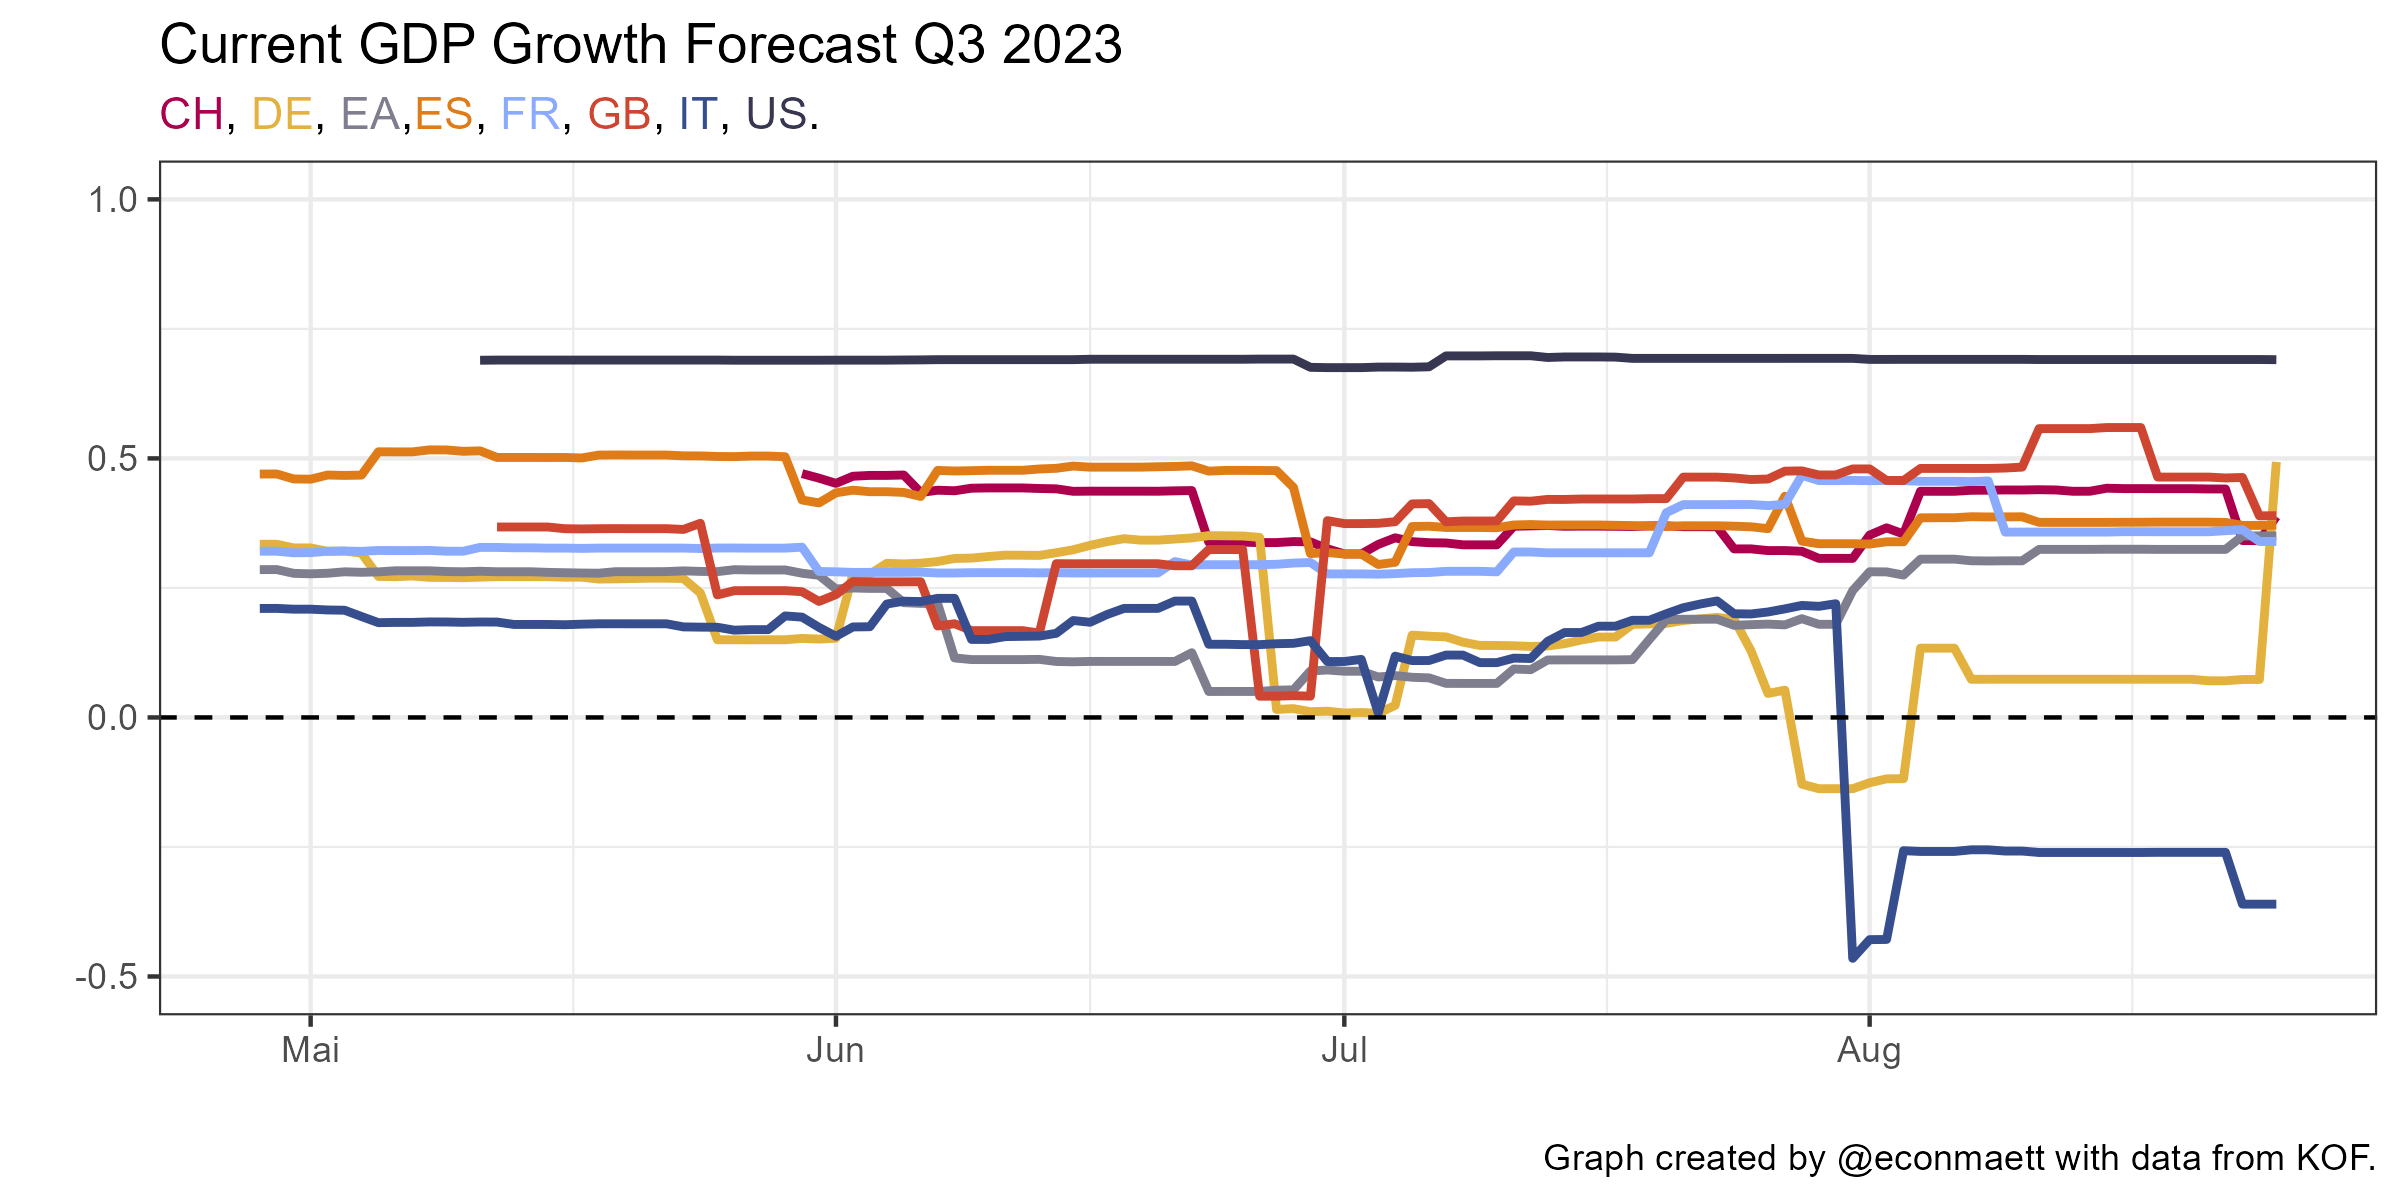

This chart was generated by the following R code:
# ************************************************************************
# KOF Nowcasting Lab ----
# URL: https://kof.ethz.ch/en/forecasts-and-indicators/forecasts/nowcastinglab.html
# Project website: https://nowcastinglab.org/map
# ************************************************************************

## Load packages ----
library(tidyverse)
library(tsbox)
library(kofdata)
library(ggtext)

## Access the data ----
kof_ncst_url <- "https://nowcastinglab.org/api/output/download?indicator=en&model=all"

kof_ncst_data <- readr::read_csv(file = kof_ncst_url)

## Plot the data ----

kof_ncst_data |> 
  mutate(
    kofcast_datestamp = dmy(kofcast_datestamp)
  ) |> 
  rename(time = kofcast_datestamp, period = target_period, id = country) |> 
  filter(period == "Q3 2023") |> 
  select(time, id, value) |> 
  filter(id %in% c("ch", "de", "ea", "es", "fr", "gb", "it", "us")) |> 
  ggplot(mapping = aes(x = time, y = value, color = id)) +
  geom_line(linewidth = 1) +
  geom_hline(yintercept = 0, color = "black", linetype = "dashed", show.legend = FALSE) +
  scale_y_continuous(limits = c(-0.5, 1)) +
  scale_color_manual(values = c("#ac004f", "#e3b13e", "#7e7e8f", "#df7c18", "#8aabfd", "#ce4631", "#374e8e", "#383751")) +
  labs(
    title = "Current GDP Growth Forecast Q3 2023",
    subtitle = "<span style = 'color: #ac004f;'>CH</span>, <span style = 'color: #e3b13e;'>DE</span>, <span style = 'color: #7e7e8f;'>EA</span>,<span style = 'color: #df7c18;'>ES</span>, <span style = 'color: #8aabfd;'>FR</span>, <span style = 'color: #ce4631;'>GB</span>, <span style = 'color: #374e8e;'>IT</span>, <span style = 'color: #383751;'>US</span>.",
    caption = "Graph created by @econmaett with data from KOF.",
    x = "", y = ""
  ) +
  theme_bw() +
  theme(plot.subtitle = element_markdown(), legend.position = "none")

ggsave(filename = "Indicators/KOF_Nowcasting_Lab/kof_nowcasting_lab.png", width = 8, height = 4)
graphics.off()


# END